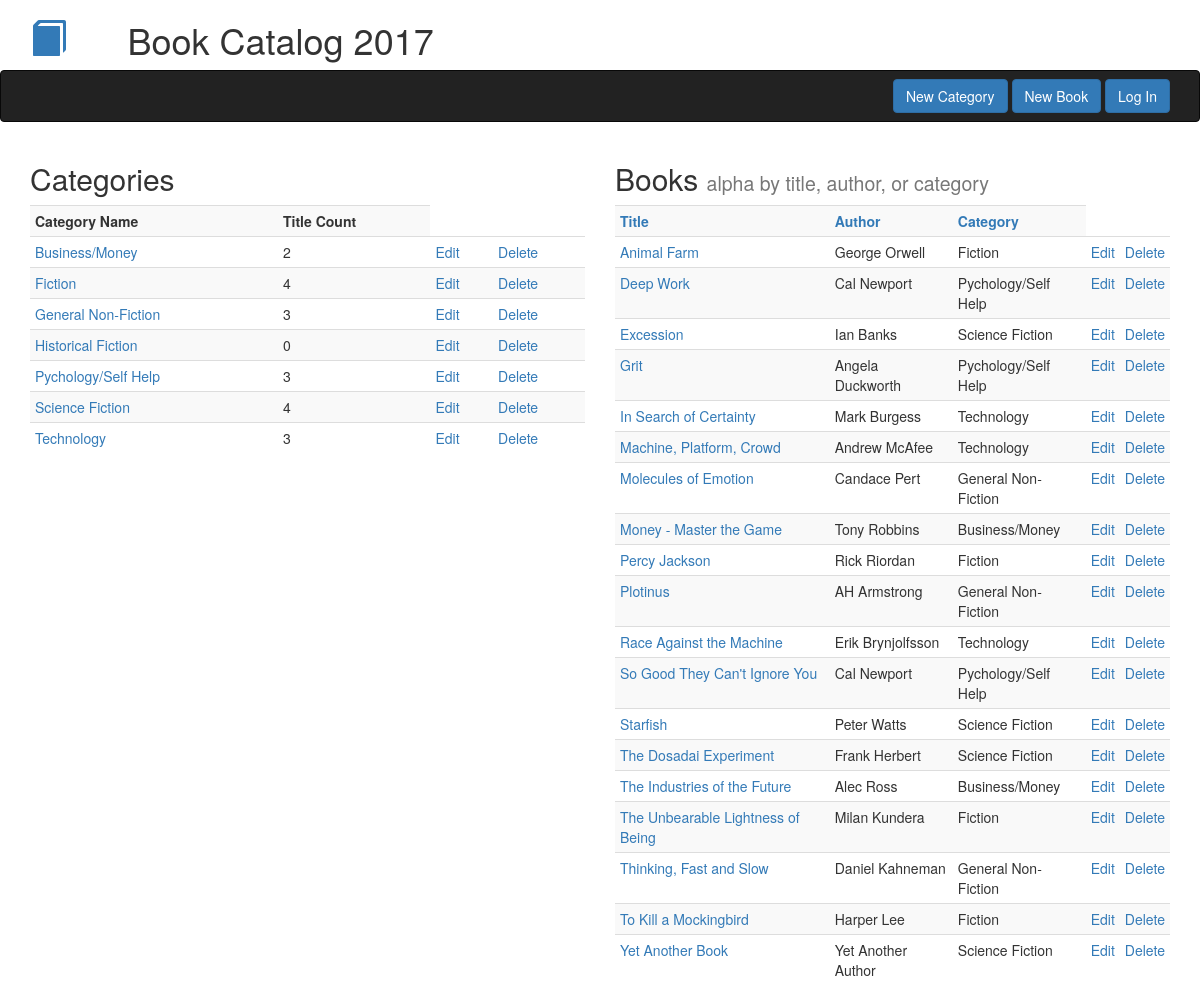
Before: / with the older database file.
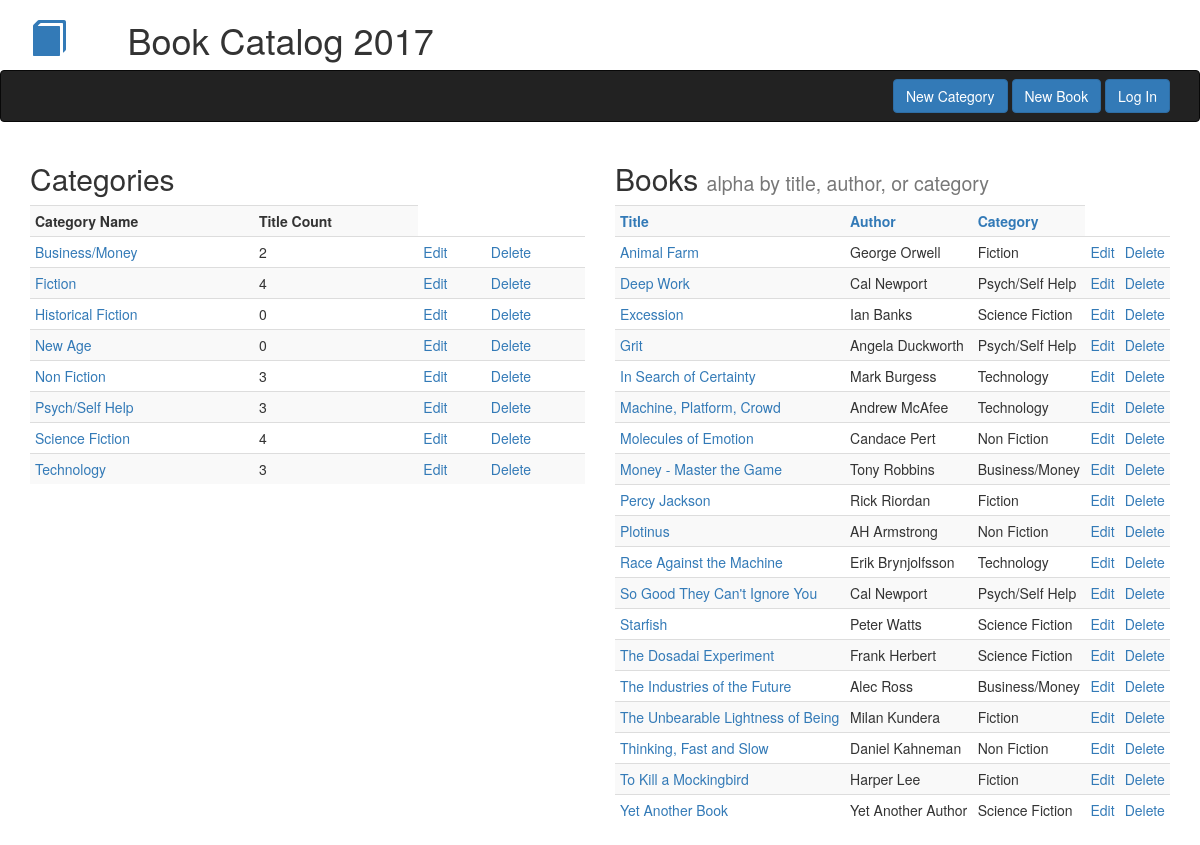
After: the same page with the newer database file.
### db_setup.py (models this page shows, shortened)
class Category(Base):
    __tablename__ = 'category'
    name = Column(String(80), nullable = False)
    id = Column(Integer, primary_key = True)

class Book(Base):
    __tablename__ = 'book'
    title = Column(String(80), nullable = False)
    id = Column(Integer, primary_key = True)
    subtitle = Column(String(250))
    author = Column(String(250), nullable = False)
    author2 = Column(String(250))
    description = Column(String(250))
    category_id = Column(Integer, ForeignKey('category.id'))
    category = relationship(Category)

### catalog.py (the view)
@app.route('/')
def indexPage():
    books = session.query(Book).order_by(Book.title)
    category_counts = (
        session.query(Category.name, Category.id, func.count(Book.title).label("count"))
        .outerjoin(Book, Category.id == Book.category_id)
        .group_by(Category.id)
        .order_by(Category.name)
        )
    return render_template('index.html',books = books, category_counts = category_counts)

### templates/index.html (shortened to what this page needs)
{% extends 'bootstrap/base.html' %}
{% block navbar %}{% include 'header_nav.html' %}{% endblock %}
{% block content %}
<div class='container'>
    <div class='row'>
        <div class='col-md-6'>
            <h2>Categories</h2>
            <table class='table table-striped table-condensed'>
            <th>Category Name</th><th>Title Count</th>
            {% for category in category_counts %}
                <tr><td><a href="{{ url_for('listBooksByCategory', category_id = category.id) }}">{{ category.name }}</a></td><td>{{ category.count }}<td><a href="{{ url_for('editCategory', category_id = category.id) }}"> Edit</a></td><td><a href="{{ url_for('deleteCategory', category_id = category.id) }}"> Delete</a></td></tr>
            {% endfor %}
            </table>
        </div>
        <div class='col-md-6'>
            <h2>Books <small>alpha by title, author, or category</small></h2>
            <table class='table table-striped table-condensed'>
            <th><a href="{{ url_for('indexPage') }}">Title</a></th><th><a href="{{ url_for('indexAuthorSorted') }}">Author</a></th><th><a href="{{ url_for('indexCategorySorted') }}">Category</a></th>
            {% for book in books %}
                <tr><td><a href="{{ url_for('singleBook', book_id = book.id) }}">{{ book.title }}</a></td><td>{{ book.author }}</td>
                {% for category in category_counts %}
                    {%  if category.id == book.category_id %}
                        <td>{{ category.name }}</td>
                    {% endif %}
                {% endfor %}
                <td><a href="{{ url_for('editBook', book_id = book.id) }}">Edit</a></td><td><a href="{{ url_for('deleteBook', book_id = book.id) }}">Delete</a></td></tr>
            {% endfor %}
            </table>
        </div>
    </div>
</div>
{% endblock %}

### templates/header_nav.html
<div class="container">
    <div class="row">
        <div class="col-xs-2 col-sm-1 h1"><a href="{{url_for('indexPage') }}"><span class="glyphicon glyphicon-book"></span></a></div>
        <div class="col-xs-10"><h1>Book Catalog 2017</h1></div>
    </div>
</div>
<nav class="navbar navbar-inverse bg-primary">
    <div class="container">
        <div class="row">
            <div class="col-md-6"></div>
            <div class="col-md-6 text-right">
                <a class="btn btn-primary navbar-btn nounderline" href="{{ url_for('createCategory') }}">New Category</a>
                <a class="btn btn-primary navbar-btn" href="{{ url_for('createBook') }}">New Book</a>
                <a class="btn btn-primary navbar-btn" href="#">Log In</a>
            </div>
        </div>
    </div>
</nav>

Changed rows visible on the page:
shown differently, row unchanged: Category "Historical Fiction": moves up the list
added Category: name "New Age", count "0", shown under "Categories"
changed Category: name "General Non-Fiction" → "Non Fiction"
changed Category: name "Pychology/Self Help" → "Psych/Self Help"
